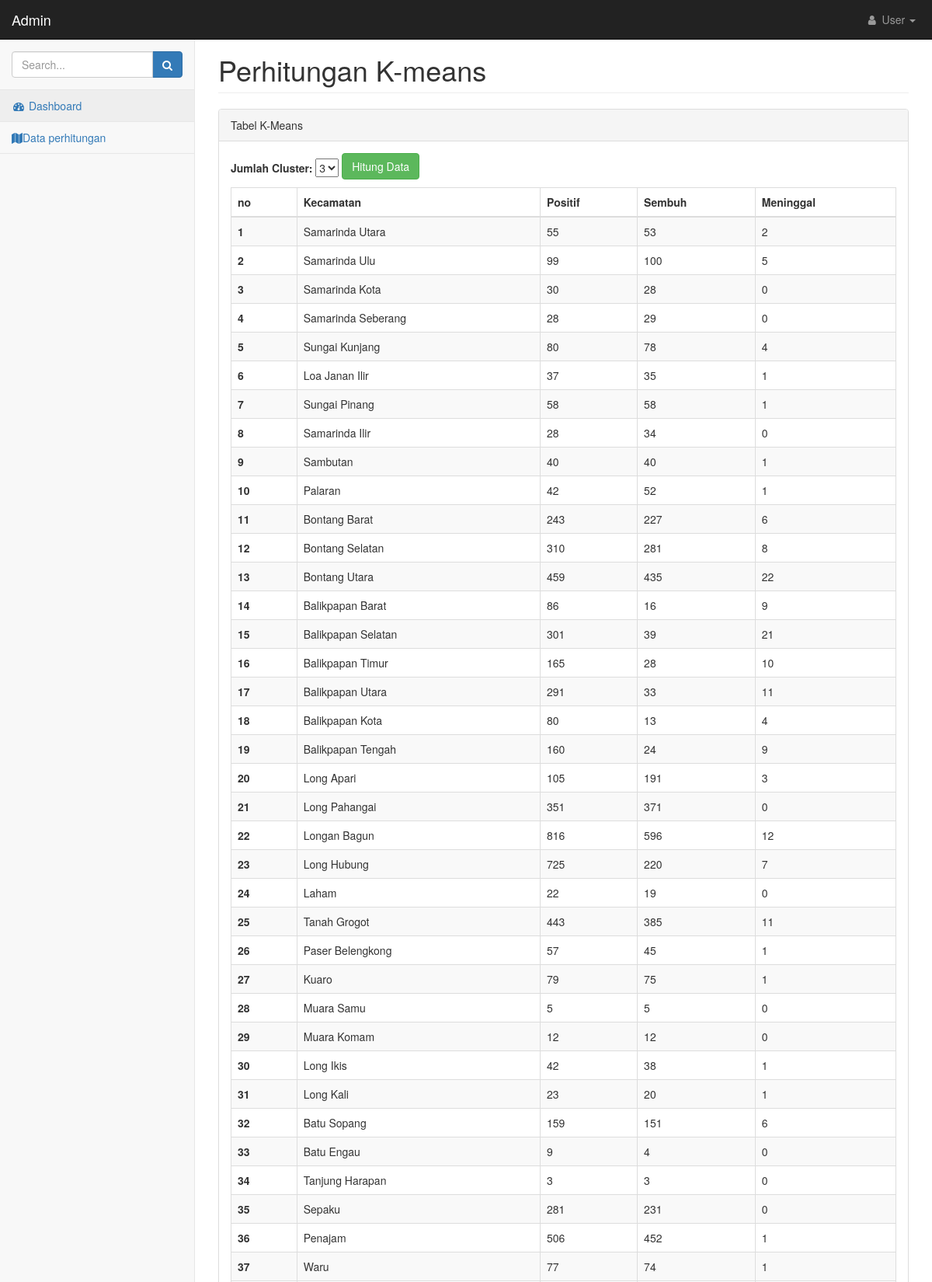
Screenshot of /pages/data_perhitungan.php (upper part) with the database file from the repository.
### tables this page shows
CREATE TABLE `covid` (
  `id_covid` int(11) NOT NULL,
  `id_marker` int(11) NOT NULL,
  `positif` varchar(100) NOT NULL,
  `sembuh` varchar(100) NOT NULL,
  `meninggal` varchar(100) NOT NULL
);

CREATE TABLE `marker` (
  `id_marker` int(11) NOT NULL,
  `kecamatan` varchar(100) NOT NULL,
  `latitude` varchar(100) NOT NULL,
  `longitude` varchar(100) NOT NULL
);

### pages/data_perhitungan.php (the view, shortened to what this page needs)
<?php
include '../aksi/koneksi.php';
?>
<!DOCTYPE html>
<html lang='en'>
<head>
    <link href='../css/bootstrap.min.css' rel='stylesheet'>
    <link href='../css/metisMenu.min.css' rel='stylesheet'>
    <link href='../css/timeline.css' rel='stylesheet'>
    <link href='../css/startmin.css' rel='stylesheet'>
    <link href='../css/morris.css' rel='stylesheet'>
    <link href='../css/font-awesome.min.css' rel='stylesheet' type='text/css'>
</head>
<body>
    <div id="wrapper">
        <nav class="navbar navbar-inverse navbar-fixed-top" role="navigation">
            <div class="navbar-header">
                <a class="navbar-brand" href="dashboard.php">Admin</a>
            </div>
            <ul class="nav navbar-right navbar-top-links">
                <li class="dropdown">
                    <a class="dropdown-toggle" data-toggle="dropdown" href="#">
                        <i class="fa fa-user fa-fw"></i> User <b class="caret"></b>
                    </a>
                </li>
            </ul>
            <div class="navbar-default sidebar" role="navigation">
                <div class="sidebar-nav navbar-collapse">
                    <ul class="nav" id="side-menu">
                        <li class="sidebar-search">
                            <div class="input-group custom-search-form">
                                <input type="text" class="form-control" placeholder="Search...">
                                <span class="input-group-btn">
                                    <button class="btn btn-primary" type="button">
                                        <i class="fa fa-search"></i>
                                    </button>
                                </span>
                            </div>
                        </li>
                        <li>
                            <a href="dashboard.php" class="active"><i class="fa fa-dashboard fa-fw"></i> Dashboard</a>
                        </li>
                        <li>
                            <a href="data_perhitungan.php"><i class="fa fa-map" aria-hidden="true"></i>Data perhitungan</a>
                        </li>
                    </ul>
                </div>
            </div>
        </nav>
        <div id="page-wrapper">
            <div class="container-fluid">
                <div class="row">
                    <div class="col-lg-12">
                        <h1 class="page-header">Perhitungan K-means</h1>
                    </div>
                </div>
                <div class="row">
                    <div class="col-lg-12">
                        <div class="panel panel-default">
                            <div class="panel-heading">
                                Tabel K-Means
                            </div>
                            <div class="panel-body">
                                <div class="table-responsive">
                                    <form method="post" action="../aksi/proses_perhitungan_K-means.php" enctype="multipart/form-data">
                                        <label for="jumlah_cluster">Jumlah Cluster:</label>
                                        <select name="jumlah_cluster" id="jumlah_cluster">
                                            <option value="3">3</option>
                                        </select>
                                        <button class='btn btn-success' style="margin-bottom: 10px;" id="submit">Hitung Data</button>
                                    </form>
                                    <table class="table table-striped table-bordered table-hover" id="dataTables-example">
                                        <thead>
                                            <tr>
                                                <th>no</th>
                                                <th>Kecamatan</th>
                                                <th>Positif</th>
                                                <th>Sembuh</th>
                                                <th>Meninggal</th>
                                            </tr>
                                        </thead>
                                        <?php
                                        $no = 1;
                                        $query1 = "SELECT kecamatan,positif,sembuh,meninggal FROM covid LEFT JOIN marker ON covid.id_marker=marker.id_marker";
                                        $sql1 = mysqli_query($koneksi, $query1);
                                        while ($row1 = mysqli_fetch_array($sql1)) {
                                            echo "<tr><th>" . $no++ . "</th>
                                            <td>" . $row1['kecamatan'] . "</td>
                                            <td>" . $row1['positif'] . "</td>
                                            <td>" . $row1['sembuh'] . "</td>
                                            <td>" . $row1['meninggal'] . "</td>";
                                        }
                                        ?>
                                    </table>
                                </div>
                            </div>
                        </div>
                    </div>
                </div>
            </div>
</body>
</html>

### css/startmin.css (style rules this page uses)
body { background-color: #f8f8f8; }
#wrapper { width: 100%; }
#page-wrapper { padding-top: 30px; min-height: 568px; background-color: #fff; }
@media (min-width:768px) { #page-wrapper { position: inherit; margin-left: 250px; padding: 30px 15px 0 15px; border-left: 1px solid #e7e7e7; } }
.navbar-header { float: left; }
.navbar-right { text-align: right; }
.navbar-top-links { margin: 0; }
.navbar-top-links li { display: inline-block; }
.navbar-top-links li:last-child { margin-right: 6px; }
.navbar-top-links li a { padding: 15px; min-height: 50px; }
.navbar-top-links>li>a { color: #999; }
.sidebar .sidebar-nav.navbar-collapse { padding-right: 0; padding-left: 0; }
.sidebar .sidebar-search { padding: 15px; }
.sidebar ul li { border-bottom: 1px solid #e7e7e7; }
.sidebar ul li a.active { background-color: #eee; }
@media (min-width:768px) { .sidebar { z-index: 1; position: absolute; width: 250px; margin-top: 51px; } }

### rows the page displays
covid: id_marker.kecamatan "Samarinda Utara", positif "55", sembuh "53", meninggal "2"
covid: id_marker.kecamatan "Samarinda Ulu", positif "99", sembuh "100", meninggal "5"
covid: id_marker.kecamatan "Samarinda Kota", positif "30", sembuh "28", meninggal "0"
covid: id_marker.kecamatan "Samarinda Seberang", positif "28", sembuh "29", meninggal "0"
covid: id_marker.kecamatan "Sungai Kunjang", positif "80", sembuh "78", meninggal "4"
covid: id_marker.kecamatan "Loa Janan Ilir", positif "37", sembuh "35", meninggal "1"
covid: id_marker.kecamatan "Sungai Pinang", positif "58", sembuh "58", meninggal "1"
covid: id_marker.kecamatan "Samarinda Ilir", positif "28", sembuh "34", meninggal "0"
covid: id_marker.kecamatan "Sambutan", positif "40", sembuh "40", meninggal "1"
covid: id_marker.kecamatan "Palaran", positif "42", sembuh "52", meninggal "1"
covid: id_marker.kecamatan "Bontang Barat", positif "243", sembuh "227", meninggal "6"
covid: id_marker.kecamatan "Bontang Selatan", positif "310", sembuh "281", meninggal "8"
covid: id_marker.kecamatan "Bontang Utara", positif "459", sembuh "435", meninggal "22"
covid: id_marker.kecamatan "Balikpapan Barat", positif "86", sembuh "16", meninggal "9"
covid: id_marker.kecamatan "Balikpapan Selatan", positif "301", sembuh "39", meninggal "21"
covid: id_marker.kecamatan "Balikpapan Timur", positif "165", sembuh "28", meninggal "10"
covid: id_marker.kecamatan "Balikpapan Utara", positif "291", sembuh "33", meninggal "11"
covid: id_marker.kecamatan "Balikpapan Kota", positif "80", sembuh "13", meninggal "4"
covid: id_marker.kecamatan "Balikpapan Tengah", positif "160", sembuh "24", meninggal "9"
covid: id_marker.kecamatan "Long Apari", positif "105", sembuh "191", meninggal "3"
covid: id_marker.kecamatan "Long Pahangai", positif "351", sembuh "371", meninggal "0"
covid: id_marker.kecamatan "Longan Bagun", positif "816", sembuh "596", meninggal "12"
covid: id_marker.kecamatan "Long Hubung", positif "725", sembuh "220", meninggal "7"
covid: id_marker.kecamatan "Laham", positif "22", sembuh "19", meninggal "0"
covid: id_marker.kecamatan "Tanah Grogot", positif "443", sembuh "385", meninggal "11"
covid: id_marker.kecamatan "Paser Belengkong", positif "57", sembuh "45", meninggal "1"
covid: id_marker.kecamatan "Kuaro", positif "79", sembuh "75", meninggal "1"
covid: id_marker.kecamatan "Muara Samu", positif "5", sembuh "5", meninggal "0"
covid: id_marker.kecamatan "Muara Komam", positif "12", sembuh "12", meninggal "0"
covid: id_marker.kecamatan "Long Ikis", positif "42", sembuh "38", meninggal "1"
covid: id_marker.kecamatan "Long Kali", positif "23", sembuh "20", meninggal "1"
covid: id_marker.kecamatan "Batu Sopang", positif "159", sembuh "151", meninggal "6"
covid: id_marker.kecamatan "Batu Engau", positif "9", sembuh "4", meninggal "0"
covid: id_marker.kecamatan "Tanjung Harapan", positif "3", sembuh "3", meninggal "0"
covid: id_marker.kecamatan "Sepaku", positif "281", sembuh "231", meninggal "0"
covid: id_marker.kecamatan "Penajam", positif "506", sembuh "452", meninggal "1"
covid: id_marker.kecamatan "Waru", positif "77", sembuh "74", meninggal "1"
